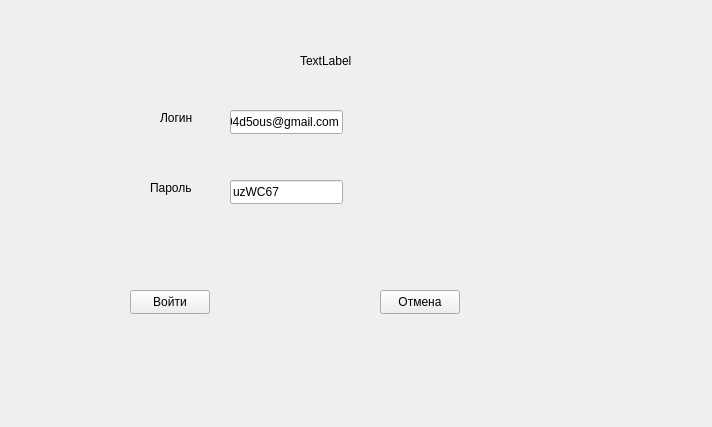
<?xml version="1.0" encoding="UTF-8"?>
<ui version="4.0">
 <class>Form</class>
 <widget class="QWidget" name="Form">
  <property name="geometry">
   <rect>
    <x>0</x>
    <y>0</y>
    <width>712</width>
    <height>427</height>
   </rect>
  </property>
  <property name="windowTitle">
   <string>Form</string>
  </property>
  <widget class="QPushButton" name="pushButton">
   <property name="geometry">
    <rect>
     <x>130</x>
     <y>290</y>
     <width>80</width>
     <height>24</height>
    </rect>
   </property>
   <property name="text">
    <string>Войти</string>
   </property>
  </widget>
  <widget class="QPushButton" name="pushButton_2">
   <property name="geometry">
    <rect>
     <x>380</x>
     <y>290</y>
     <width>80</width>
     <height>24</height>
    </rect>
   </property>
   <property name="text">
    <string>Отмена</string>
   </property>
  </widget>
  <widget class="QLabel" name="label">
   <property name="geometry">
    <rect>
     <x>160</x>
     <y>110</y>
     <width>49</width>
     <height>16</height>
    </rect>
   </property>
   <property name="text">
    <string>Логин</string>
   </property>
  </widget>
  <widget class="QLabel" name="label_2">
   <property name="geometry">
    <rect>
     <x>150</x>
     <y>180</y>
     <width>49</width>
     <height>16</height>
    </rect>
   </property>
   <property name="text">
    <string>Пароль</string>
   </property>
  </widget>
  <widget class="QLineEdit" name="lineEdit">
   <property name="geometry">
    <rect>
     <x>230</x>
     <y>110</y>
     <width>113</width>
     <height>24</height>
    </rect>
   </property>
   <property name="text">
    <string>94d5ous@gmail.com</string>
   </property>
  </widget>
  <widget class="QLineEdit" name="lineEdit_2">
   <property name="geometry">
    <rect>
     <x>230</x>
     <y>180</y>
     <width>113</width>
     <height>24</height>
    </rect>
   </property>
   <property name="text">
    <string>uzWC67</string>
   </property>
  </widget>
  <widget class="QLabel" name="label_3">
   <property name="geometry">
    <rect>
     <x>300</x>
     <y>30</y>
     <width>81</width>
     <height>61</height>
    </rect>
   </property>
   <property name="maximumSize">
    <size>
     <width>100</width>
     <height>100</height>
    </size>
   </property>
   <property name="text">
    <string>TextLabel</string>
   </property>
   <property name="scaledContents">
    <bool>true</bool>
   </property>
  </widget>
 </widget>
 <resources/>
 <connections/>
</ui>
